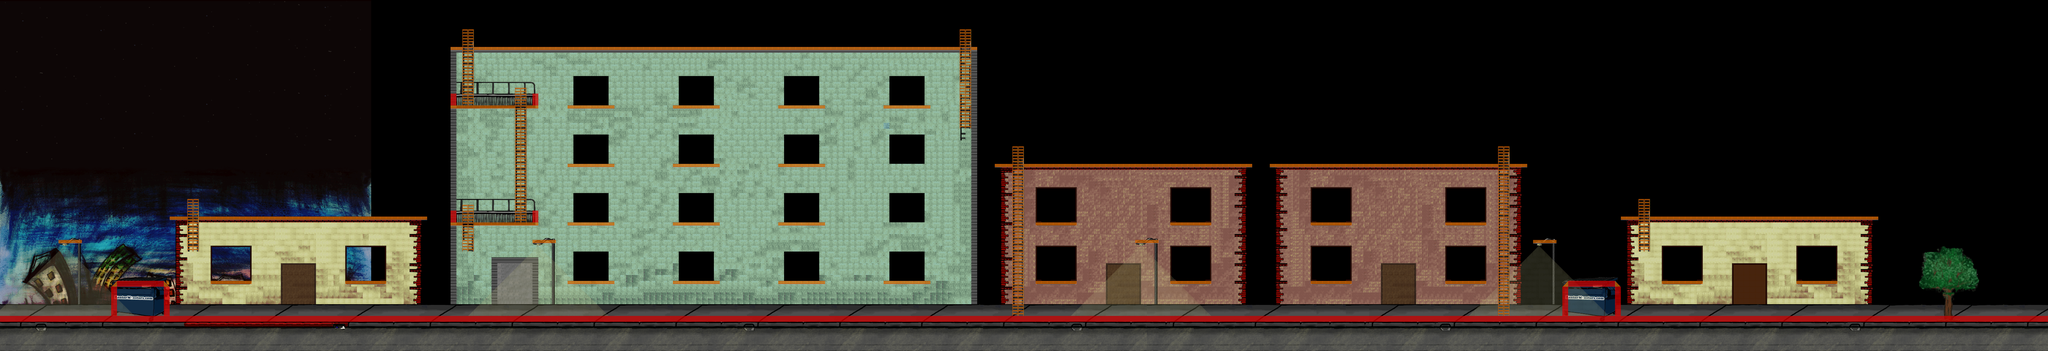

Rendered tile map (Tiled .tmx) drawn with the repository's tilesets; below, a short description and the map source with its tile grids summarised:
An orthogonal 350x60 tile map with 16x16 px tiles, 10 tile layers (background_street, background_layer, background_detail_bottom, background_detail_middle, ...), 2 tilesets, 1 image layer and 142 objects (51x EnemyEntity_zombie, 32x EnemyEntity_mummy, 29x Collectible_01_Entity, 25x EnemyEntity_skeleton, 2x Collectible_02_Entity, ...).

<map version="1.0" orientation="orthogonal" width="350" height="60" tilewidth="16" tileheight="16">
 <properties>
  <property name="background_color" value="#000000" />
 </properties>
 <tileset firstgid="1" name="city_world_tileset" tilewidth="16" tileheight="16">
  <image source="../../tilesets/city_world_tileset.png" trans="ff0000" width="960" height="480" />
  <tile id="712">
   <properties>
    <property name="type" value="ladder" />
   </properties>
  </tile>
 </tileset>
 <tileset firstgid="1801" name="metatiles" tilewidth="16" tileheight="16">
  <image source="../../tilesets/metatiles.png" trans="ff0000" width="128" height="16" />
  <tile id="0">
   <properties>
    <property name="type" value="solid" />
   </properties>
  </tile>
  <tile id="1">
   <properties>
    <property name="type" value="platform" />
   </properties>
  </tile>
  <tile id="2">
   <properties>
    <property name="type" value="lslope" />
   </properties>
  </tile>
  <tile id="3">
   <properties>
    <property name="type" value="rslope" />
   </properties>
  </tile>
  <tile id="4">
   <properties>
    <property name="type" value="ladder" />
   </properties>
  </tile>
  <tile id="5">
   <properties>
    <property name="action" value="jump" />
    <property name="type" value="platform" />
   </properties>
  </tile>
  <tile id="6">
   <properties>
    <property name="action" value="turnaround_right" />
    <property name="type" value="platform" />
   </properties>
  </tile>
  <tile id="7">
   <properties>
    <property name="action" value="turnaround_left" />
    <property name="type" value="platform" />
   </properties>
  </tile>
 </tileset>
 <imagelayer name="parallax_background" width="350" height="60">
  <image source="../../backgrounds/city_world_background.png" />
  <properties>
   <property name="preRender" value="true" />
  </properties>
 </imagelayer>
 <layer name="background_street" width="350" height="60">
  <properties>
   <property name="preRender" value="true" />
  </properties>
  <data>[21000 cells, 1400 non-empty, 18 distinct tile ids]</data>
 </layer>
 <layer name="background_layer" width="350" height="60">
  <properties>
   <property name="preRender" value="true" />
  </properties>
  <data>[21000 cells, 7430 non-empty, 117 distinct tile ids]</data>
 </layer>
 <layer name="background_detail_bottom" width="350" height="60">
  <data>[21000 cells, 919 non-empty, 34 distinct tile ids]</data>
 </layer>
 <objectgroup name="hidden_objects" width="350" height="60">
  <object name="Collectible_02_Entity" x="3627" y="542" width="20" height="33" />
 </objectgroup>
 <layer name="background_detail_middle" width="350" height="60">
  <properties>
   <property name="preRender" value="true" />
  </properties>
  <data>[21000 cells, 525 non-empty, 94 distinct tile ids]</data>
 </layer>
 <layer name="background_detail_top" width="350" height="60">
  <properties>
   <property name="preRender" value="true" />
  </properties>
  <data>[21000 cells, 270 non-empty, 80 distinct tile ids]</data>
 </layer>
 <layer name="background_texture" width="350" height="60" opacity="0.33">
  <properties>
   <property name="preRender" value="true" />
  </properties>
  <data>[21000 cells, 126 non-empty, 4 distinct tile ids]</data>
 </layer>
 <objectgroup name="objects" width="350" height="60">
  <object name="mainPlayer" x="20" y="818" width="42" height="38" />
  <object name="Collectible_02_Entity" x="3438" y="810" width="20" height="33">
   <properties>
    <property name="id" value="1" />
   </properties>
  </object>
  <object name="Collectible_01_Entity" x="1625" y="53" width="20" height="33" />
  <object name="Collectible_01_Entity" x="1896" y="51" width="20" height="33" />
  <object name="Collectible_01_Entity" x="2184" y="52" width="20" height="33" />
  <object name="Collectible_01_Entity" x="1606" y="397" width="20" height="33" />
  <object name="Collectible_01_Entity" x="2182" y="382" width="20" height="33" />
  <object name="Collectible_01_Entity" x="1891" y="382" width="20" height="33" />
  <object name="Collectible_01_Entity" x="2933" y="366" width="20" height="33" />
  <object name="Collectible_01_Entity" x="3606" y="361" width="20" height="33" />
  <object name="Collectible_01_Entity" x="3972" y="360" width="20" height="33" />
  <object name="Collectible_01_Entity" x="3172" y="367" width="20" height="33" />
  <object name="Collectible_01_Entity" x="2862" y="697" width="20" height="33" />
  <object name="Collectible_01_Entity" x="2891" y="698" width="20" height="33" />
  <object name="Collectible_01_Entity" x="3228" y="698" width="20" height="33" />
  <object name="Collectible_01_Entity" x="3263" y="698" width="20" height="33" />
  <object name="Collectible_01_Entity" x="3614" y="696" width="20" height="33" />
  <object name="Collectible_01_Entity" x="3645" y="696" width="20" height="33" />
  <object name="Collectible_01_Entity" x="3981" y="697" width="20" height="33" />
  <object name="Collectible_01_Entity" x="4013" y="697" width="20" height="33" />
  <object name="Collectible_01_Entity" x="4956" y="713" width="20" height="33" />
  <object name="Collectible_01_Entity" x="2861" y="538" width="20" height="33" />
  <object name="Collectible_01_Entity" x="2890" y="539" width="20" height="33" />
  <object name="Collectible_01_Entity" x="1910" y="700" width="20" height="33" />
  <object name="Collectible_01_Entity" x="1877" y="700" width="20" height="33" />
  <object name="Collectible_01_Entity" x="2195" y="697" width="20" height="33" />
  <object name="Collectible_01_Entity" x="2162" y="697" width="20" height="33" />
  <object name="Collectible_01_Entity" x="2484" y="699" width="20" height="33" />
  <object name="Collectible_01_Entity" x="2451" y="699" width="20" height="33" />
  <object name="Collectible_01_Entity" x="1622" y="700" width="20" height="33" />
  <object name="Collectible_01_Entity" x="1589" y="700" width="20" height="33" />
  <object name="neon_sign" x="5469" y="746" width="100" height="46" />
  <object name="level_transitionObject" x="5526" y="818" width="41" height="37">
   <properties>
    <property name="fromLevel" value="city_level_04" />
    <property name="toLevel" value="world_city" />
   </properties>
  </object>
 </objectgroup>
 <objectgroup name="skeletons" width="350" height="60">
  <object name="EnemyEntity_skeleton" x="1559" y="377" width="111" height="58" />
  <object name="EnemyEntity_skeleton" x="1108" y="801" width="310" height="34" />
  <object name="EnemyEntity_skeleton" x="1152" y="802" width="275" height="33" />
  <object name="EnemyEntity_skeleton" x="1172" y="802" width="310" height="34" />
  <object name="EnemyEntity_skeleton" x="1129" y="800" width="275" height="33" />
  <object name="EnemyEntity_skeleton" x="2150" y="799" width="275" height="33" />
  <object name="EnemyEntity_skeleton" x="2173" y="801" width="275" height="33" />
  </objectgroup>
 <objectgroup name="mummies" width="350" height="60">
  <!-- 83 objects omitted --></objectgroup>
 <objectgroup name="zombies" width="350" height="60">
  <!-- 51 objects omitted --></objectgroup>
 <layer name="foreground_layer_bottom" width="350" height="60">
  <properties>
   <property name="preRender" value="true" />
  </properties>
  <data>[21000 cells, 88 non-empty, 86 distinct tile ids]</data>
 </layer>
 <layer name="foreground_layer_middle" width="350" height="60">
  <properties>
   <property name="preRender" value="true" />
  </properties>
  <data>[21000 cells, 4 non-empty, 3 distinct tile ids]</data>
 </layer>
 <layer name="foreground_transparency" width="350" height="60" opacity="0.19">
  <properties>
   <property name="preRender" value="true" />
  </properties>
  <data>[21000 cells, 2023 non-empty, 86 distinct tile ids]</data>
 </layer>
 <layer name="collision" width="350" height="60">
  <data>[21000 cells, 1164 non-empty, 5 distinct tile ids]</data>
 </layer>
</map>
<!-- 101 of 142 objects omitted -->